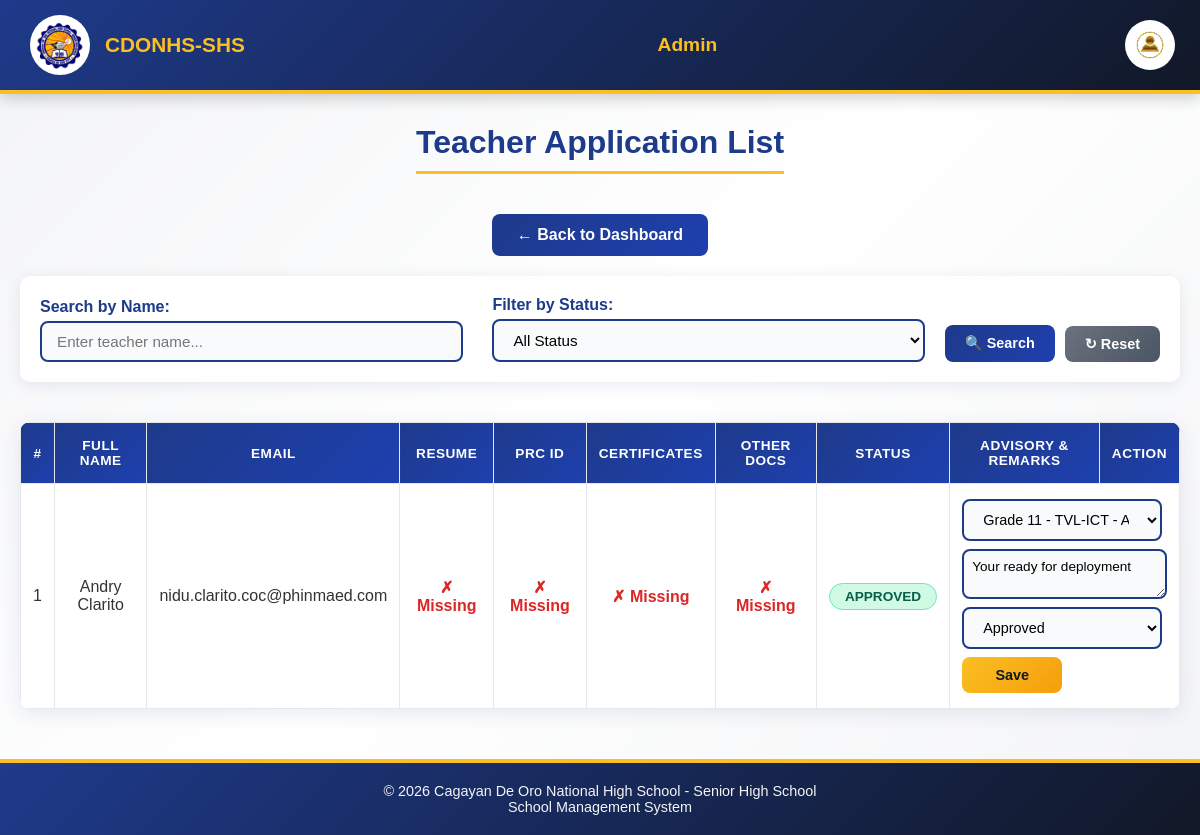
Page /Website_Files/Admin_Files/admin_teacher_application_list.php (signed in) on the earlier database version.
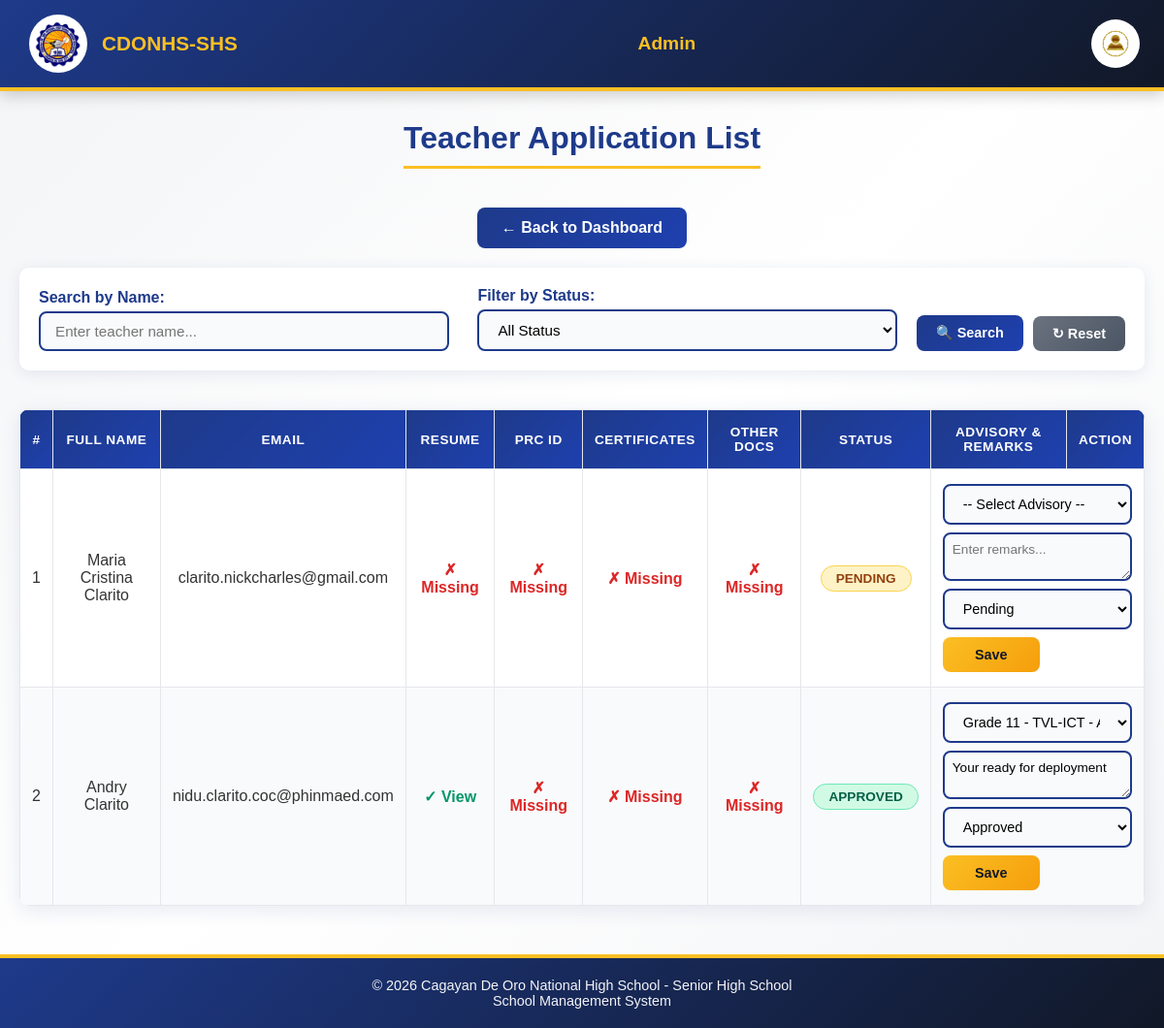
Same page on the later database version.
### tables this page shows
CREATE TABLE `teacher_applications` (
  `teacher_application_id` int(11) NOT NULL,
  `first_name` varchar(100) NOT NULL,
  `last_name` varchar(100) NOT NULL,
  `middle_name` varchar(100) DEFAULT NULL,
  `extension_name` varchar(20) DEFAULT NULL,
  `date_of_birth` date NOT NULL,
  `gender` enum('male','female','other') NOT NULL,
  `civil_status` enum('single','married','divorced','widowed') NOT NULL,
  `contact_number` varchar(20) NOT NULL,
  `email` varchar(150) NOT NULL,
  `facebook_profile` varchar(255) DEFAULT NULL,
  `house_number_street` varchar(255) NOT NULL,
  `barangay` varchar(100) NOT NULL,
  `city_municipality` varchar(100) NOT NULL,
  `province` varchar(100) NOT NULL,
  `current_school` varchar(255) NOT NULL,
  `highest_education` enum('Bachelors','Masters','Doctorate','Other') NOT NULL,
  `specialization` varchar(255) NOT NULL,
  `application_status` enum('Pending','Approved','Rejected') DEFAULT 'Pending',
  `remarks` text DEFAULT NULL,
  `date_submitted` timestamp NOT NULL DEFAULT current_timestamp(),
  `resume_cv` varchar(255) DEFAULT NULL,
  `prc_id_copy` varchar(255) DEFAULT NULL,
  `certificates` varchar(255) DEFAULT NULL,
  `other_documents` varchar(255) DEFAULT NULL,
  `profile_image` varchar(255) DEFAULT NULL
);

### Website_Files/Admin_Files/admin_teacher_application_list.php (the view, shortened to what this page needs)
<?php
include "../../DB_Connection/Connection.php";
$search_name = isset($_GET['search_name']) ? trim($_GET['search_name']) : '';
$sql = "SELECT * FROM teacher_applications WHERE 1=1";
$sql .= " ORDER BY teacher_application_id DESC";
$result = $connection->query($sql);
$advisoryQuery = "
    SELECT DISTINCT
        ss.strand_id,
        st.strand_name,
        ss.grade_level,
        ss.section_id,
        sec.section_name
    FROM student_strand ss
    JOIN strands st ON ss.strand_id = st.strand_id
    JOIN section sec ON ss.section_id = sec.section_id
    ORDER BY ss.grade_level, st.strand_name, sec.section_name
";
$advisoryResult = $connection->query($advisoryQuery);
$assignedAdvisories = [];
$assignedQuery = "
    SELECT ta.strand_id, ta.grade_level, ta.section_id, t.application_id
    FROM teacher_advisory ta
    JOIN teachers t ON ta.teacher_id = t.teacher_id
";
$assignedResult = $connection->query($assignedQuery);
while ($assigned = $assignedResult->fetch_assoc()) {
    $key = $assigned['strand_id'] . "|" . $assigned['grade_level'] . "|" . $assigned['section_id'];
    $assignedAdvisories[$key] = $assigned['application_id'];
}
$currentAdvisoryStmt = $connection->prepare("
    SELECT ta.strand_id, ta.grade_level, ta.section_id
    FROM teacher_advisory ta
    JOIN teachers t ON ta.teacher_id = t.teacher_id
    WHERE t.application_id = ?
");
?>
<!DOCTYPE html>
<html lang="en">
<head>
    <link rel="stylesheet" href="../../Design/main_design.css">
    <link rel="stylesheet" href="../../Design/profile_dropdown.css">
    <link rel="stylesheet" href="../../Design/admin/application_list_design.css">
</head>
<body>
    <div class="header">
        <div class="left">
            <img src="../../Assets/LOGO.png" alt="CDONSHS Logo">
            <span>CDONHS-SHS</span>
        </div>
        <div class="center">
            Admin
        </div>
        <div class="right">
            <button class="profile-btn" type="button">
                <img src="../../Assets/admin_profile.png">
            </button>
        </div>
    </div>
    <div class="page-title">
        <h1>Teacher Application List</h1>
    </div>
    <div class="nav-links">
        <a href="application_page.php">← Back to Dashboard</a>
    </div>
    <div class="filter-section">
        <form method="GET" class="filter-form">
            <div class="filter-row">
                <div class="filter-group">
                    <label for="search_name">Search by Name:</label>
                    <input type="text" id="search_name" name="search_name"
                           placeholder="Enter teacher name..."
                           value="<?= htmlspecialchars($search_name); ?>">
                </div>
                <div class="filter-group">
                    <label for="filter_status">Filter by Status:</label>
                    <select id="filter_status" name="filter_status">
                        <option value="">All Status</option>
                    </select>
                </div>
                <div class="filter-buttons">
                    <button type="submit" class="btn btn-filter">🔍 Search</button>
                    <a href="admin_teacher_application_list.php" class="btn btn-reset">↻ Reset</a>
                </div>
            </div>
        </form>
    </div>
    <div class="table-container">
        <table>
            <thead>
                <tr>
                    <th>#</th>
                    <th>Full Name</th>
                    <th>Email</th>
                    <th>Resume</th>
                    <th>PRC ID</th>
                    <th>Certificates</th>
                    <th>Other Docs</th>
                    <th>Status</th>
                    <th>Advisory & Remarks</th>
                    <th>Action</th>
                </tr>
            </thead>
            <tbody>
                <?php if ($result->num_rows > 0): ?>
                    <?php $count = 1; ?>
                    <?php while ($row = $result->fetch_assoc()): ?>
                        <tr>
                            <td><?= $count++; ?></td>
                            <td><?= htmlspecialchars($row['first_name'] . ' ' . $row['last_name']); ?></td>
                            <td><?= htmlspecialchars($row['email']); ?></td>
                            <td>
                                <?php if (!empty($row['resume_cv'])): ?>
                                    <a href="../../uploads/<?= htmlspecialchars($row['resume_cv']); ?>" target="_blank" class="doc-submitted">✓ View</a>
                                <?php else: ?>
                                    <span class="doc-missing">✗ Missing</span>
                                <?php endif; ?>
                            </td>
                            <td>
                                <?php if (!empty($row['prc_id_copy'])): ?>
                                    <a href="../../uploads/<?= htmlspecialchars($row['prc_id_copy']); ?>" target="_blank" class="doc-submitted">✓ View</a>
                                <?php else: ?>
                                    <span class="doc-missing">✗ Missing</span>
                                <?php endif; ?>
                            </td>
                            <td>
                                <?php if (!empty($row['certificates'])): ?>
                                    <a href="../../uploads/<?= htmlspecialchars($row['certificates']); ?>" target="_blank" class="doc-submitted">✓ View</a>
                                <?php else: ?>
                                    <span class="doc-missing">✗ Missing</span>
                                <?php endif; ?>
                            </td>
                            <td>
                                <?php if (!empty($row['other_documents'])): ?>
                                    <a href="../../uploads/<?= htmlspecialchars($row['other_documents']); ?>" target="_blank" class="doc-submitted">✓ View</a>
                                <?php else: ?>
                                    <span class="doc-missing">✗ Missing</span>
                                <?php endif; ?>
                            </td>
                            <td>
                                <?php
                                $statusClass = 'status-pending';
                                if ($row['application_status'] == 'Approved') $statusClass = 'status-approved';
                                ?>
                                <span class="status-badge <?= $statusClass; ?>">
                                    <?= htmlspecialchars($row['application_status']); ?>
                                </span>
                            </td>
                            <td colspan="2">
                                <form action="../../Back_End_Files/PHP_Files/teacher_update_remarks.php" method="POST" class="form-inline">
                                    <select name="advisory_assignment">
                                        <option value="">-- Select Advisory --</option>
                                        <?php
                                        if ($advisoryResult->num_rows > 0):
                                            $advisoryResult->data_seek(0);
                                            $currentAdvisoryStmt->bind_param("i", $row['teacher_application_id']);
                                            $currentAdvisoryStmt->execute();
                                            $current = $currentAdvisoryStmt->get_result()->fetch_assoc();
                                            while ($adv = $advisoryResult->fetch_assoc()):
                                                $value = $adv['strand_id'] . "|" . $adv['grade_level'] . "|" . $adv['section_id'];
                                                $selected = '';
                                                $disabled = '';
                                                if ($current) {
                                                    if (
                                                        $current['strand_id'] == $adv['strand_id'] &&
                                                        $current['grade_level'] == $adv['grade_level'] &&
                                                        $current['section_id'] == $adv['section_id']
                                                    ) {
                                                        $selected = 'selected';
                                                    }
                                                }
                                                if (!$selected && isset($assignedAdvisories[$value])) {
                                                    $disabled = 'disabled';
                                                }
                                        ?>
                                                <option value="<?= $value ?>" <?= $selected ?> <?= $disabled ?>>
                                                    Grade <?= $adv['grade_level']; ?> -
                                                </option>
                                        <?php endwhile; endif; ?>
                                    </select>
                                    <textarea name="remarks" rows="2" class="remarks-small" placeholder="Enter remarks..."><?= htmlspecialchars($row['remarks'] ?? ''); ?></textarea>
                                    <select name="application_status" required>
                                        <option value="Pending" <?= $row['application_status'] == 'Pending' ? 'selected' : ''; ?>>Pending</option>
                                        <option value="Approved" <?= $row['application_status'] == 'Approved' ? 'selected' : ''; ?>>Approved</option>
                                    </select>
                                    <button type="submit" class="btn btn-save">Save</button>
                                </form>
                            </td>
                        </tr>
                    <?php endwhile; ?>
                <?php endif; ?>
            </tbody>
        </table>
    </div>
    <div class="footer">
        © 2026 Cagayan De Oro National High School - Senior High School
        <br>
        School Management System
    </div>
</body>
</html>

### Design/main_design.css (style rules this page uses)
body { margin: 0; font-family: Arial, sans-serif; background: #f3f4f6; color: #111827; }
.header { background: linear-gradient(135deg, #1e3a8a, #111827); color: white; padding: 15px 30px; display: flex; align-items: center; justify-content: space-between; border-bottom: 4px solid #fbbf24; }
.header .left, .header .right { display: flex; align-items: center; gap: 15px; }
.header img { width: 50px; height: 50px; border-radius: 50%; background: #fff; padding: 5px; }
.header .center { text-align: center; flex: 1; font-weight: bold; font-size: 1.1em; color: #fbbf24; }
.footer { background: #111827; color: #f3f4f6; text-align: center; padding: 15px; border-top: 4px solid #fbbf24; font-size: 0.9em; }

### Design/profile_dropdown.css (style rules this page uses)
.profile-btn { background: none; border: none; padding: 0; margin: 0; width: 40px; height: 40px; cursor: pointer; display: flex; align-items: center; justify-content: center; }
.profile-btn img { width: 100%; height: 100%; object-fit: contain; }

Differences in the rows shown:
added teacher_applications: first_name+last_name "Maria Cristina Clarito", email "clarito.nickcharles@gmail.com", shows "✗ Missing", application_status "PENDING", application_status "Pending"
changed teacher_applications "Andry Clarito": resume_cv "✗ Missing" → "✓ View"
